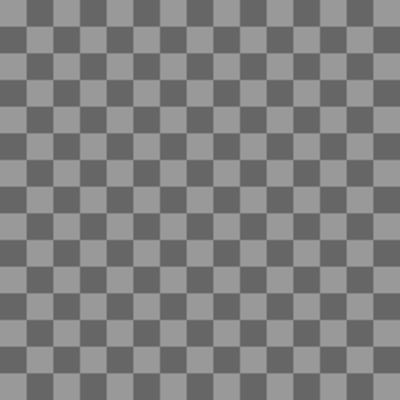
//> input picture AI/AdversarialSearch/imgs/board.jpg, 400 x 400 px
$ ./glcm ../AI/AdversarialSearch/imgs/board.jpg   (built with g++ and OpenCV 4)
//> lines starting //> are read from the running program, lines starting //| are printed output that depends on the picture
/**
 *	@author	Alan Meekins
 *	@date	3/7/09
 *
 *	This program generates a Grey Level Co-occurance Matrix in the horizontal,
 *	vertical, and diagonal directions. The genererated GLCM is used to search a
 *	target image for a similar texture. The program takes two arguments and a
 *	number of switches. The first argument is always the source image of a
 *	texture to search for with in the target image, which is the second argument.
 *	The second argument may be an image file, video file, or a capture device
 *	like a webcam. To change between media types for the target image look
 *	at the usage. If only the first argument is provided then the program will
 *	display useful texture information about the source image and allow the
 *	GLCMData to be saved to disk for use in a search program.
**/

#include <opencv/cv.h>
#include <opencv/highgui.h>
#include <math.h>
#include <iostream>
#include <string>
#include <sys/types.h>
#include <sys/time.h>
#include <stdio.h>

#define COLOR_SPACE 256
#define MAX_COUNT 255
#define STEP_SIZE 1
#define INC_VAL 1
#define S_MATRIX true

#define GetPixelPtrD8(i,r,c,chan) i->imageData[((r*i->widthStep)+(c*i->nChannels)+chan)]
#define GetPixelPtrD16(i,r,c,chan) i->imageData[((r*(i->widthStep/sizeof(uint16_t)))+(c*i->nChannels)+chan)]
#define GetPixelPtrD32(i,r,c,chan) ((float*)i->imageData)[((r*768)+(c*i->nChannels)+chan)]

using namespace std;

struct GLCMData{
	CvPoint centroid[3];	//Centroids for all channels
	double centroidS[6];	//Variance for each axis of centroids]
	double energy;
	double entropy;
	double contrast;
	double homogeneity;
	double correlation;
	IplImage* coMat;	//Cooccurance matrix
	IplImage* nMat;		//Normalized Matrix
	uint32_t totalCount[4];
};

CvPoint roiStart;
bool roiMod=false;
bool roiSlide=false;
bool updateNeeded=true;
//unsigned char drawState=0;

char waitPause();
bool initGLCMData(GLCMData*, int, int);
void releaseGLCMData(GLCMData*);
void buildGLCMData(GLCMData*);
void createGLCM(IplImage*,GLCMData*);
void roiHandler(int event, int x, int y, int flags, void* i);
//vector<CvPoint> findExtrema(IplImage*, int h, int w);

int main(int argc, char** argv){

	if(argc<2){
		printf("Usage: %s [referenceImage] <targetImage>\n", argv[0]);
		exit(1);
	}

	IplImage* input1=cvLoadImage(argv[1]);
//> input1 is the input picture: 400 rows x 400 cols, CV_8UC3; min 97, max 158, mean 127.6
	if(input1 == NULL){
		cout<<"Error: Could not load "<<argv[1]<<endl;
		exit(-1);
	}
	cout<<"Image1: "<<argv[1]<<" Width="<<input1->width<<" Height="<<input1->height<<endl;
//| Image1: ../AI/AdversarialSearch/imgs/board.jpg Width=400 Height=400

	if(argc>=3){
		IplImage* input2=cvLoadImage(argv[2]);
		if(input2 == NULL){
			cout<<"Error: Could not load "<<argv[2]<<endl;
			exit(-1);
		}
	}

	IplImage* grey1=cvCreateImage(cvSize(input1->width, input1->height), IPL_DEPTH_8U, 1);
	IplImage* img1Copy=cvCreateImage(cvSize(input1->width, input1->height), input1->depth, input1->nChannels);
	GLCMData* gdata1=new GLCMData;
    gdata1->coMat = NULL;
    gdata1->nMat = NULL;

	cvCvtColor(input1, grey1, CV_BGR2GRAY);
	cvCopy(input1, img1Copy);

	cvNamedWindow("Input1", CV_WINDOW_AUTOSIZE);
	cvNamedWindow("GLCM-1", CV_WINDOW_AUTOSIZE);
	cvNamedWindow("Grey1", CV_WINDOW_AUTOSIZE);
	cvSetMouseCallback("Input1", roiHandler, (void*)grey1);

	cvShowImage("Grey1", grey1);
	bool isPaused=false;
	bool stepMode=false;
	char keyVal='p';
	float milSecs=0;

	while(keyVal!='q'){
		if(keyVal=='r'){
			//Reset ROI
			cvResetImageROI(grey1);
			updateNeeded=true;
		}
		if(keyVal=='s'){
			cout<<"Enter, step mode"<<endl;
			cout<<"\tn - Next frame"<<endl;
			cout<<"\tq - Quit"<<endl;
			cout<<"\ts - Exit step mode"<<endl;
			stepMode=true;
		}
		if(stepMode){
			while(1){
				keyVal=cvWaitKey(50);
				if(keyVal=='s'){		//Stop step mode
					stepMode=false;
					keyVal=0;
					cout<<"Exit, step mode"<<endl;
					break;
				}
				else if(keyVal=='q'){	//Exit program
					break;
				}
				else if(keyVal=='n'){	//Next frame
					cout<<"Step"<<endl;
					updateNeeded=true;
					break;
				}
			}
		}

		//cout<<"Entering init"<<endl;
		if(!initGLCMData(gdata1, COLOR_SPACE, 3)){
			cout<<"Error: Could not initialize GLCMData!"<<endl;
			exit(-2);
		}
		//cout<<"Init complete!"<<endl;

		if(updateNeeded || !isPaused){
			//Time how long it takes to generate the GLCM
			timeval timeTemp;
			timeval timeDelta;
			gettimeofday(&timeTemp, NULL);
			createGLCM(grey1, gdata1);
			gettimeofday(&timeDelta, NULL);
			timeDelta.tv_sec-=timeTemp.tv_sec;
			timeDelta.tv_usec-=timeTemp.tv_usec;
			milSecs=timeDelta.tv_sec*1000 + timeDelta.tv_usec/1000;
			cout<<"Created glcm in "<<milSecs<<"ms.";

			gettimeofday(&timeTemp, NULL);
			buildGLCMData(gdata1);
			gettimeofday(&timeDelta, NULL);
			timeDelta.tv_sec-=timeTemp.tv_sec;
			timeDelta.tv_usec-=timeTemp.tv_usec;
			milSecs=timeDelta.tv_sec*1000 + timeDelta.tv_usec/1000;
			cout<<" Analysized glcm in "<<milSecs<<"ms."<<endl;

			cout<<"Energy: "<<gdata1->energy<<" Entropy: "<<gdata1->entropy<<" Contrast: "<<gdata1->contrast<<" Homogeneity: "<<gdata1->homogeneity<<endl;

			cvCopy(input1, img1Copy);
			CvRect grey1ROI=cvGetImageROI(grey1);
			if(!(grey1ROI.x==0 && grey1ROI.y==0 && grey1ROI.width==grey1->width && grey1ROI.height==grey1->height)){
				printf("Draw rectangle\n");
				cvRectangle(img1Copy, cvPoint(grey1ROI.x, grey1ROI.y), cvPoint(grey1ROI.x+grey1ROI.width, grey1ROI.y+grey1ROI.height), cvScalar(0.0, 0.0, 254.0));
			}

			cvShowImage("Input1", img1Copy);
			cvShowImage("GLCM-1", gdata1->coMat);
			updateNeeded=false;
		}

		if(keyVal=='p'){
			isPaused=!isPaused;
		}
		keyVal=cvWaitKey(10);
	}

	printf("Cleaning up\n");

	cvDestroyAllWindows();
	cvReleaseImage(&input1);
	cvReleaseImage(&grey1);
	releaseGLCMData(gdata1);
}


/**
 *	Creates a grey level co-occurance matrix
 *	@param	img	Image to analyze
 *	@param	glcm	GLCMData struct to use as output
 */
void createGLCM(IplImage* img, GLCMData* glcm){
	int height=img->height;
//> height = 400
	int width=img->width;
//> width = 400
	int rowStart=0;
	int rowEnd=width;
//> rowEnd = 400
	int colStart=0;
	int colEnd=height;
//> colEnd = 400
	CvRect roi=cvGetImageROI(img);
//> roi = Rect(0, 0, 400, 400)
	IplImage* coMat=glcm->coMat;
//> coMat: 256 rows x 256 cols, CV_8UC3; every value is 0

	glcm->totalCount[0]=0;
//> glcm->totalCount = [0, 0, 0, 0]
	glcm->totalCount[1]=0;
	glcm->totalCount[2]=0;
	glcm->totalCount[3]=0;

	if(!(roi.x==0 && roi.y==0 && roi.width==width && roi.height==height)){
		rowStart=(int) fmax(fmin(roi.y, height-1), 0);
		rowEnd=(int) fmax(fmin(rowStart+roi.height, height), rowStart+1);
		colStart=(int) fmax(fmin(roi.x, width-1), 0);
		colEnd=(int) fmax(fmin(colStart+roi.width, width), colStart+1);
		cout<<"Using ROI"<<endl;
	}
	uint8_t px1 =(uint8_t) GetPixelPtrD8(img, rowStart, colStart, 0);
//> px1 = 153
	uint8_t px2;
	uint8_t* out;

	for(int row=rowStart; row<rowEnd; row++){
		for(int col=colStart; col<colEnd; col++){
			if(row<(height-STEP_SIZE) && coMat->nChannels>=2){
				//Populate vertical matrix
				px2 = (uint8_t) GetPixelPtrD8(img, row+STEP_SIZE, col, 0);
				out = (uint8_t*)&GetPixelPtrD8(coMat, px1, px2, 1);
				/*if(*out < MAX_COUNT){
                                        *out=*out+INC_VAL;
				}*/
				*out=(uint8_t) fmin(*out+INC_VAL, MAX_COUNT);
				glcm->totalCount[1]++;
				#if S_MATRIX
				out = (uint8_t*)&GetPixelPtrD8(coMat, px2, px1, 1);
				*out=(uint8_t) fmin(*out+INC_VAL, MAX_COUNT);
				glcm->totalCount[1]++;
				#endif
			}
			if(col<(width-STEP_SIZE) && row<(height-STEP_SIZE) && coMat->nChannels>=3){
				//Populate diagonal matrix
                                px2 = (uint8_t) GetPixelPtrD8(img, row+STEP_SIZE, col+STEP_SIZE, 0);
                                out = (uint8_t*)&GetPixelPtrD8(coMat, px1, px2, 2);
				*out=(uint8_t) fmin(*out+INC_VAL, MAX_COUNT);
				glcm->totalCount[2]++;
				#if S_MATRIX
				out = (uint8_t*)&GetPixelPtrD8(coMat, px2, px1, 2);
				*out=(uint8_t) fmin(*out+INC_VAL, MAX_COUNT);
				glcm->totalCount[2]++;
				#endif
			}
			if(col<(width-STEP_SIZE) ){
				//Populate horizontal matrix
				px2 = (uint8_t) GetPixelPtrD8(img, row, col+STEP_SIZE, 0);
				out = (uint8_t*)&GetPixelPtrD8(coMat, px1, px2, 0);
				*out=(uint8_t) fmin(*out+INC_VAL, MAX_COUNT);
				glcm->totalCount[0]++;
				#if S_MATRIX
				out = (uint8_t*)&GetPixelPtrD8(coMat, px2, px1, 0);
				*out=(uint8_t) fmin(*out+INC_VAL, MAX_COUNT);
				glcm->totalCount[0]++;
				#endif
				px1=px2;
			}
			else{
				uint8_t px1 =(uint8_t) GetPixelPtrD8(img, row, col, 0);
			}
		}
	}
//> this loop made 400 passes
//> (px2, px1) on passes 1 to 3: (153, 153), (153, 153), (153, 153)
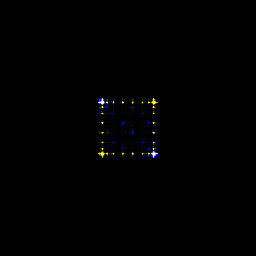
//> coMat: 256 rows x 256 cols, CV_8UC3; mean B, G, R 0.6, 0.7, 0.7
//> after the loop, px2 = 153; px1 = 153
}

void buildGLCMData(GLCMData* d){
	IplImage* coMat=d->coMat;
	int height=coMat->height;
//> height = 256
	int width=coMat->width;
//> width = 256
	IplImage* nMat=d->nMat;
//> nMat: 256 rows x 256 cols, CV_32FC3; every value is 0
	int directions=coMat->nChannels;	//Directions
//> directions = 3

	d->energy=0;
	d->entropy=0;
	d->contrast=0;
	d->homogeneity=0;
	d->correlation=0;

	//Normalize matrix
	float* norm;
	for(int row=0; row<height; row++){
		for(int col=0; col<width; col++){
			for(int dir=0; dir<directions; dir++){
				norm = &GetPixelPtrD32(nMat, row, col, dir);
				*norm=GetPixelPtrD8(coMat, row, col, dir);
				if(*norm > 0 && d->totalCount[dir] > 0){
					*norm /= d->totalCount[dir];
					d->energy+=(*norm )*(*norm);
					d->entropy+=*norm*log2f(*norm);
					d->contrast+=*norm*(row-col)*(row-col);
					d->homogeneity+=*norm / (1+ fabs(row-col));
				}/*
				else{
					*norm = 0.0;
				}*/
			}
		}
	}
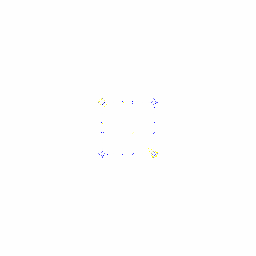
//> nMat: 256 rows x 256 cols, CV_32FC3; mean B, G, R -0.0439, -0.0603, -0.0607; drawn with min black and max white
//> after the loop, d->energy = 2.93e-05; d->entropy = -1.99; d->contrast = 106; d->homogeneity = 0.0208
	d->entropy*=-1;
//> d->entropy = 1.99
//| Energy: 2.92659e-05 Entropy: 1.9854 Contrast: 105.965 Homogeneity: 0.0207867
//> in main, `CvRect grey1ROI=cvGetImageROI(grey1);`: grey1ROI = Rect(0, 0, 400, 400)
//> the 'q' key is pressed
}

/**
 *	Initializes a GLCMData struct
 *	@param	d	GLCMData struct to init
 *	@param	colorSpace	Size of the color space we are working with
 *	@param	directions	Number of directions to analyze, 3 is the max and default
 *	@return	Returns false if allocation failed
*/
bool initGLCMData(GLCMData* d, int colorSpace, int directions=3){
	if(d != NULL){
		for(int i=0; i<6; i++){
			d->centroidS[i]=0;
			if(i<3){
				d->centroid[i].x=0;
				d->centroid[i].y=0;
			}
		}

        if(d->coMat != NULL){
            cvReleaseImage(&d->coMat);	//Release in case this is a reinitialization
        }

        if(d->nMat != NULL){
            cvReleaseImage(&d->nMat);
        }

		d->coMat=cvCreateImage(cvSize(colorSpace, colorSpace), IPL_DEPTH_8U, directions);
		d->nMat=cvCreateImage(cvSize(colorSpace, colorSpace), IPL_DEPTH_32F, directions);
		if(d->coMat != NULL){
			cvSetZero(d->coMat);
			return true;
		}
	}
	return false;
}

/**
*	Releases a GLCMData struct and frees the IplImage stored within it
*	@param d	GLCMData struct to release
*/
void releaseGLCMData(GLCMData* d){
	if(d != NULL){
		cvReleaseImage(&d->coMat);
		cvReleaseImage(&d->nMat);
		delete d;
	}
}

// [56 lines left out: functions waitPause, roiHandler, not called in this run]
